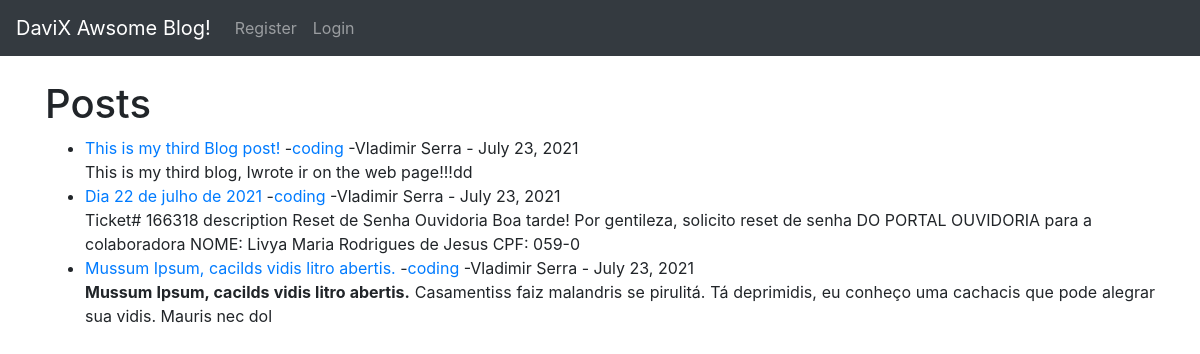
The app's page /, older data.
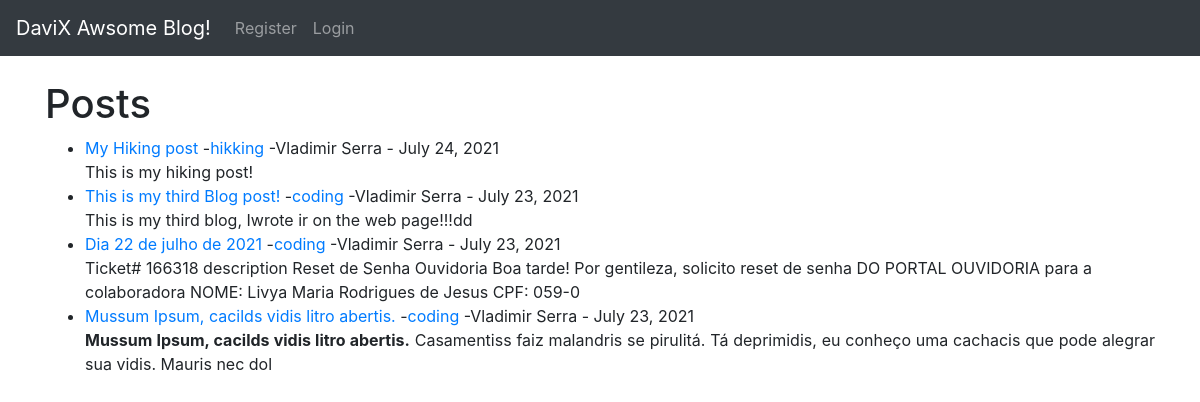
The same page, newer data.
### theblog/models.py (models this page shows, shortened)
class Post(models.Model):
    title = models.CharField(max_length=255)
    title_tag = models.CharField(max_length=255)
    author = models.ForeignKey(User, on_delete=models.CASCADE)
    body = models.TextField()
    post_date = models.DateField(auto_now_add=True)
    category = models.CharField(max_length=255, default='coding')

### theblog/views.py (the view)
# urls.py: path('', HomeView.as_view(), name="home"),
class HomeView(ListView):
    model = Post
    template_name = 'home.html'
    ordering = ['-post_date']

### theblog/templates/home.html (shortened to what this page needs)
{% extends 'base.html' %}
{% block content %}
<h1>Posts</h1>
<ul>
    {% for post in object_list %}
    <li><a href="{% url 'article-detail' post.pk %}">
            {{ post.title }} </a>
       -<a href="{% url 'category' post.category %}">{{ post.category}}</a>
       -{{ post.author.first_name }}
        {{ post.author.last_name }} -
            {{post.post_date}} <br/>
        {{ post.body|slice:":200"|safe }}</li>
    {% endfor %}
</ul>
{% endblock %}

Row changes from the older to the newer data that the page shows:
added Post: title "My Hiking post", category "hikking", author.first_name "Vladimir", author.last_name "Serra", post_date "July 24, 2021", body "This is my hiking post!"
